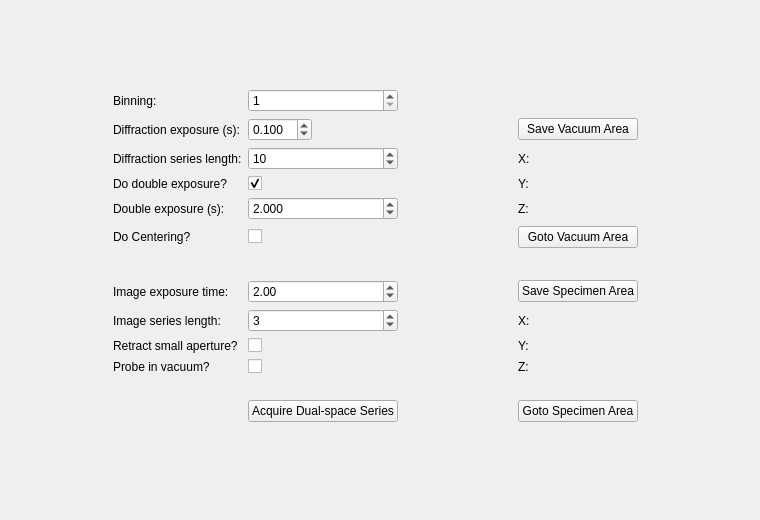
        <widget class="QWidget" name="tabDualSpace">
         <attribute name="title">
          <string>Dual-space</string>
         </attribute>
         <widget class="QWidget" name="gridLayoutWidget_2">
          <property name="geometry">
           <rect>
            <x>0</x>
            <y>0</y>
            <width>751</width>
            <height>511</height>
           </rect>
          </property>
          <layout class="QGridLayout" name="gridLayout_8">
           <item row="2" column="4">
            <widget class="QPushButton" name="pbSaveVacuumArea">
             <property name="text">
              <string>Save Vacuum Area</string>
             </property>
             <property name="checkable">
              <bool>true</bool>
             </property>
            </widget>
           </item>
           <item row="14" column="2">
            <widget class="QPushButton" name="pbDSAquireSeries">
             <property name="sizePolicy">
              <sizepolicy hsizetype="Maximum" vsizetype="Fixed">
               <horstretch>0</horstretch>
               <verstretch>0</verstretch>
              </sizepolicy>
             </property>
             <property name="text">
              <string>Acquire Dual-space Series</string>
             </property>
            </widget>
           </item>
           <item row="4" column="1">
            <widget class="QLabel" name="label_40">
             <property name="text">
              <string>Do double exposure?</string>
             </property>
            </widget>
           </item>
           <item row="6" column="2">
            <widget class="QCheckBox" name="cbDSDoCentering">
             <property name="text">
              <string/>
             </property>
             <property name="checked">
              <bool>false</bool>
             </property>
            </widget>
           </item>
           <item row="2" column="1">
            <widget class="QLabel" name="label_39">
             <property name="text">
              <string>Diffraction exposure (s):</string>
             </property>
            </widget>
           </item>
           <item row="5" column="1">
            <widget class="QLabel" name="label_41">
             <property name="text">
              <string>Double exposure (s):</string>
             </property>
            </widget>
           </item>
           <item row="7" column="1">
            <widget class="QLabel" name="label_44">
             <property name="text">
              <string/>
             </property>
            </widget>
           </item>
           <item row="9" column="1">
            <widget class="QLabel" name="label_45">
             <property name="text">
              <string>Image series length: </string>
             </property>
            </widget>
           </item>
           <item row="3" column="1">
            <widget class="QLabel" name="label_42">
             <property name="text">
              <string>Diffraction series length:</string>
             </property>
            </widget>
           </item>
           <item row="8" column="1">
            <widget class="QLabel" name="label_43">
             <property name="text">
              <string>Image exposure time: </string>
             </property>
            </widget>
           </item>
           <item row="12" column="1">
            <widget class="QLabel" name="label_47">
             <property name="text">
              <string/>
             </property>
            </widget>
           </item>
           <item row="10" column="1">
            <widget class="QLabel" name="label_46">
             <property name="text">
              <string>Retract small aperture?</string>
             </property>
            </widget>
           </item>
           <item row="4" column="2">
            <widget class="QCheckBox" name="cbDSDoDoubleExp">
             <property name="text">
              <string/>
             </property>
             <property name="checked">
              <bool>true</bool>
             </property>
            </widget>
           </item>
           <item row="2" column="2">
            <widget class="QDoubleSpinBox" name="sbDSDiffExposure">
             <property name="sizePolicy">
              <sizepolicy hsizetype="Maximum" vsizetype="Fixed">
               <horstretch>0</horstretch>
               <verstretch>0</verstretch>
              </sizepolicy>
             </property>
             <property name="decimals">
              <number>3</number>
             </property>
             <property name="singleStep">
              <double>0.100000000000000</double>
             </property>
             <property name="value">
              <double>0.100000000000000</double>
             </property>
            </widget>
           </item>
           <item row="3" column="2">
            <widget class="QSpinBox" name="sbDSDiffSeriesLength">
             <property name="singleStep">
              <number>1</number>
             </property>
             <property name="value">
              <number>10</number>
             </property>
            </widget>
           </item>
           <item row="8" column="2">
            <widget class="QDoubleSpinBox" name="sbDSImageExposure">
             <property name="value">
              <double>2.000000000000000</double>
             </property>
            </widget>
           </item>
           <item row="5" column="2">
            <widget class="QDoubleSpinBox" name="sbDSDoubleExposure">
             <property name="decimals">
              <number>3</number>
             </property>
             <property name="singleStep">
              <double>0.100000000000000</double>
             </property>
             <property name="value">
              <double>2.000000000000000</double>
             </property>
            </widget>
           </item>
           <item row="10" column="2">
            <widget class="QCheckBox" name="cbDSRetractAperture">
             <property name="text">
              <string/>
             </property>
             <property name="checked">
              <bool>false</bool>
             </property>
             <property name="autoExclusive">
              <bool>true</bool>
             </property>
            </widget>
           </item>
           <item row="7" column="0">
            <spacer name="horizontalSpacer_2">
             <property name="orientation">
              <enum>Qt::Horizontal</enum>
             </property>
             <property name="sizeHint" stdset="0">
              <size>
               <width>40</width>
               <height>20</height>
              </size>
             </property>
            </spacer>
           </item>
           <item row="7" column="3">
            <spacer name="horizontalSpacer">
             <property name="orientation">
              <enum>Qt::Horizontal</enum>
             </property>
             <property name="sizeHint" stdset="0">
              <size>
               <width>40</width>
               <height>20</height>
              </size>
             </property>
            </spacer>
           </item>
           <item row="9" column="2">
            <widget class="QSpinBox" name="sbDSImageSeriesLength">
             <property name="value">
              <number>3</number>
             </property>
            </widget>
           </item>
           <item row="0" column="1">
            <spacer name="verticalSpacer_3">
             <property name="orientation">
              <enum>Qt::Vertical</enum>
             </property>
             <property name="sizeHint" stdset="0">
              <size>
               <width>20</width>
               <height>40</height>
              </size>
             </property>
            </spacer>
           </item>
           <item row="15" column="1">
            <spacer name="verticalSpacer_5">
             <property name="orientation">
              <enum>Qt::Vertical</enum>
             </property>
             <property name="sizeHint" stdset="0">
              <size>
               <width>20</width>
               <height>40</height>
              </size>
             </property>
            </spacer>
           </item>
           <item row="6" column="1">
            <widget class="QLabel" name="label_48">
             <property name="text">
              <string>Do Centering?</string>
             </property>
            </widget>
           </item>
           <item row="1" column="2">
            <widget class="QSpinBox" name="sbDSBinning">
             <property name="minimum">
              <number>1</number>
             </property>
            </widget>
           </item>
           <item row="1" column="1">
            <widget class="QLabel" name="label_49">
             <property name="text">
              <string>Binning:</string>
             </property>
            </widget>
           </item>
           <item row="3" column="4">
            <widget class="QLabel" name="labelVacX">
             <property name="text">
              <string>X: </string>
             </property>
            </widget>
           </item>
           <item row="5" column="5">
            <spacer name="horizontalSpacer_3">
             <property name="orientation">
              <enum>Qt::Horizontal</enum>
             </property>
             <property name="sizeHint" stdset="0">
              <size>
               <width>40</width>
               <height>20</height>
              </size>
             </property>
            </spacer>
           </item>
           <item row="4" column="4">
            <widget class="QLabel" name="labelVacY">
             <property name="text">
              <string>Y:</string>
             </property>
            </widget>
           </item>
           <item row="5" column="4">
            <widget class="QLabel" name="labelVacZ">
             <property name="text">
              <string>Z:</string>
             </property>
            </widget>
           </item>
           <item row="6" column="4">
            <widget class="QPushButton" name="pbGotoVacuumArea">
             <property name="text">
              <string>Goto Vacuum Area</string>
             </property>
            </widget>
           </item>
           <item row="8" column="4">
            <widget class="QPushButton" name="pbSaveSpecimenArea">
             <property name="text">
              <string>Save Specimen Area</string>
             </property>
             <property name="checkable">
              <bool>true</bool>
             </property>
            </widget>
           </item>
           <item row="14" column="4">
            <widget class="QPushButton" name="pbGotoSpecimenArea">
             <property name="text">
              <string>Goto Specimen Area</string>
             </property>
            </widget>
           </item>
           <item row="9" column="4">
            <widget class="QLabel" name="labelSpecimenX">
             <property name="text">
              <string>X: </string>
             </property>
            </widget>
           </item>
           <item row="10" column="4">
            <widget class="QLabel" name="labelSpecimenY">
             <property name="text">
              <string>Y: </string>
             </property>
            </widget>
           </item>
           <item row="11" column="1">
            <widget class="QLabel" name="label_50">
             <property name="text">
              <string>Probe in vacuum?</string>
             </property>
            </widget>
           </item>
           <item row="11" column="4">
            <widget class="QLabel" name="labelSpecimenZ">
             <property name="text">
              <string>Z: </string>
             </property>
            </widget>
           </item>
           <item row="11" column="2">
            <widget class="QCheckBox" name="cbProbeInVacuum">
             <property name="text">
              <string/>
             </property>
             <property name="autoExclusive">
              <bool>true</bool>
             </property>
            </widget>
           </item>
          </layout>
         </widget>
        </widget>
